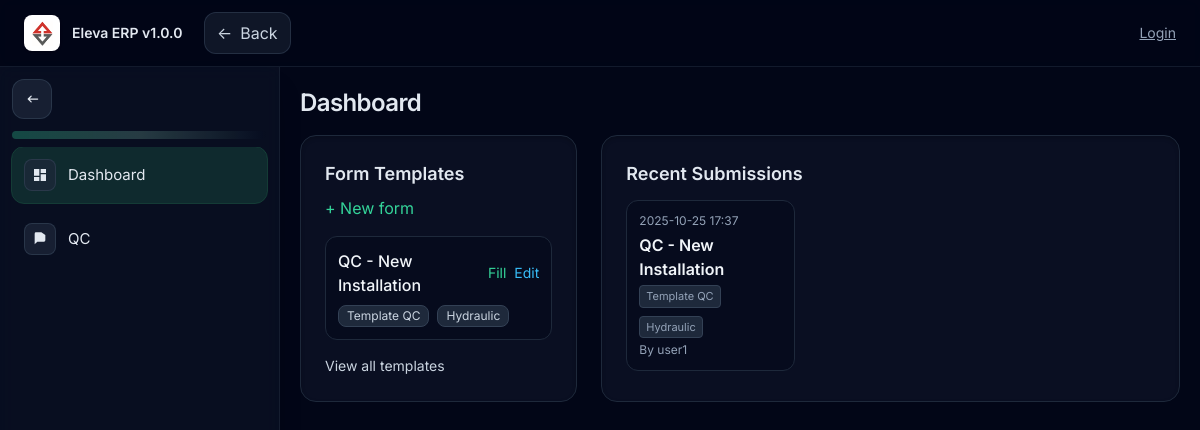
The page /dashboard (signed in) on the database its author committed.
### app.py (models this page shows)
class FormSchema(db.Model):
    __tablename__ = "form_schema"
    id = db.Column(db.Integer, primary_key=True)
    name = db.Column(db.String(120), unique=True, nullable=False)
    schema_json = db.Column(db.Text, nullable=False, default="[]")
    min_photos_if_all_good = db.Column(db.Integer, default=3)
    stage = db.Column(db.String(40), nullable=True)      # e.g., "Stage 1", "Completion", etc.
    lift_type = db.Column(db.String(40), nullable=True)  # e.g., "MRL", "Hydraulic", etc.

class Submission(db.Model):
    __tablename__ = "submission"
    id = db.Column(db.Integer, primary_key=True)
    form_id = db.Column(db.Integer, db.ForeignKey("form_schema.id"), nullable=False)
    submitted_by = db.Column(db.Integer, db.ForeignKey("user.id"), nullable=False)
    created_at = db.Column(db.DateTime, default=datetime.datetime.utcnow)
    data_json = db.Column(db.Text, nullable=False, default="{}")
    photos_json = db.Column(db.Text, nullable=False, default="[]")
    videos_json = db.Column(db.Text, nullable=False, default="[]")
    work_id = db.Column(db.Integer, nullable=True)
    form = db.relationship("FormSchema")
    user = db.relationship("User")

class User(UserMixin, db.Model):
    id = db.Column(db.Integer, primary_key=True)
    username = db.Column(db.String(80), unique=True, nullable=False)
    password = db.Column(db.String(120), nullable=False)

### app.py (the view)
@app.route("/dashboard")
@login_required
def dashboard():
    forms = FormSchema.query.all()
    subs = Submission.query.order_by(Submission.created_at.desc()).limit(10).all()
    return render_template("dashboard.html", forms=forms, submissions=subs, category_label=None)

### app.py (called while the page is built)
@login_manager.user_loader
def load_user(user_id):
    return db.session.get(User, int(user_id))

### templates/dashboard.html (shortened to what this page needs)
{% extends "base.html" %}
{% block content %}
<div class="grid md:grid-cols-3 gap-6">
  <div class="p-6 rounded-2xl bg-slate-900/60 border border-slate-800 shadow-inner shadow-black/20">
    <h3 class="text-lg font-semibold mb-2">Form Templates</h3>
    <a href="{{ url_for('forms_new') }}" class="text-emerald-400 hover:underline">+ New form</a>
    <ul class="mt-4 space-y-2">
      {% for f in forms %}
      <li class="border border-slate-800 rounded-xl px-3 py-3 bg-slate-950/40 hover:bg-slate-800/40 transition">
        <div class="flex items-center justify-between">
          <span class="font-medium text-slate-100">{{ f.name }}</span>
          <div class="flex gap-2 text-sm">
            <a class="text-emerald-400 hover:underline" href="{{ url_for('forms_fill', form_id=f.id) }}">Fill</a>
            <a class="text-sky-400 hover:underline" href="{{ url_for('forms_edit', form_id=f.id) }}">Edit</a>
          </div>
        </div>
        <div class="flex flex-wrap gap-2 text-xs text-slate-300 mt-2">
          {% if f.stage %}
            <span class="px-2 py-0.5 rounded-lg bg-slate-800 border border-slate-700">{{ f.stage }}</span>
          {% endif %}
          {% if f.lift_type %}
            <span class="px-2 py-0.5 rounded-lg bg-slate-800 border border-slate-700">{{ f.lift_type }}</span>
          {% endif %}
        </div>
      </li>
      {% else %}
      <li class="text-slate-400">No forms yet.</li>
      {% endfor %}
    </ul>
    <a href="{{ url_for('forms_list') }}" class="inline-block mt-4 text-slate-300 hover:underline text-sm">
      View all templates
    </a>
  </div>
  <div class="p-6 rounded-2xl bg-slate-900/60 border border-slate-800 md:col-span-2 shadow-inner shadow-black/20">
    <h3 class="text-lg font-semibold mb-3">Recent Submissions</h3>
    {% if submissions|length == 0 %}
      <div class="text-slate-400">No submissions yet.</div>
    {% else %}
      <div class="grid sm:grid-cols-2 lg:grid-cols-3 gap-3">
        {% for s in submissions %}
        <a href="{{ url_for('submission_view', sub_id=s.id) }}"
           class="block rounded-xl border border-slate-800 p-3 bg-slate-950/40 hover:bg-slate-800/60 transition">
          <div class="text-xs text-slate-400 mb-1">
            {{ s.created_at.strftime('%Y-%m-%d %H:%M') }}
          </div>
          <div class="font-semibold text-slate-100">{{ s.form.name }}</div>
          <div class="flex flex-wrap gap-2 text-[11px] text-slate-400 mt-1">
            {% if s.form.stage %}
              <span class="px-1.5 py-0.5 rounded bg-slate-800 border border-slate-700">{{ s.form.stage }}</span>
            {% endif %}
            {% if s.form.lift_type %}
              <span class="px-1.5 py-0.5 rounded bg-slate-800 border border-slate-700">{{ s.form.lift_type }}</span>
            {% endif %}
          </div>
          <div class="text-xs text-slate-400 mt-1">By {{ s.user.username }}</div>
        </a>
        {% endfor %}
      </div>
    {% endif %}
  </div>
</div>
{% endblock %}

### templates/base.html (shortened to what this page needs)
<!DOCTYPE html>
<html lang="en">
<head>
  <script src="https://cdn.tailwindcss.com"></script>
</head>
<body class="bg-slate-950 text-slate-200">
  <header class="sticky top-0 z-30 border-b border-slate-800/60 bg-slate-950/70 backdrop-blur supports-[backdrop-filter]:bg-slate-950/40">
    <div class="max-w-full px-4 sm:px-6 py-3 flex items-center gap-3">
      <div class="flex items-center gap-3 min-w-[160px]">
        <img src="{{ url_for('static', filename='logo.png') }}" alt="Eleva" class="w-9 h-9 rounded-lg shadow">
        <div class="text-sm leading-tight text-slate-200 font-semibold">Eleva ERP v1.0.0</div>
      </div>
      <a href="{{ request.referrer or url_for('dashboard') }}"
         class="ml-2 inline-flex items-center gap-2 text-slate-300 hover:text-white px-3 py-2 rounded-xl bg-slate-800/50 hover:bg-slate-700/60 border border-slate-700/60 animate-slide">
        <span>&larr;</span><span class="hidden sm:inline">Back</span>
      </a>
      <div class="ml-auto text-sm text-slate-400">
        {% if session.get('user') %}
          Logged in as <span class="font-medium text-slate-200">{{ session['user'] }}</span>
        {% else %}
          <a href="{{ url_for('login') }}" class="underline">Login</a>
        {% endif %}
      </div>
    </div>
  </header>
  <div id="app" class="min-h-[calc(100vh-56px)] grid grid-cols-[auto_1fr]">
    <aside id="sidebar"
           class="sidebar animate-slide bg-slate-900/70 backdrop-blur supports-[backdrop-filter]:bg-slate-900/50 sticky top-[56px] h-[calc(100vh-56px)] border-r border-slate-800/60 shadow-xl shadow-black/20">
      <div class="sticky top-0 z-20 px-3 pt-3 pb-2 bg-transparent">
        <button id="collapseBtn"
                class="tooltip group inline-flex items-center justify-center w-10 h-10 rounded-xl bg-slate-800/70 hover:bg-slate-700/70 border border-slate-700/70 animate-slide"
                aria-label="Collapse sidebar" type="button">
        </button>
        <div class="mt-3 h-2 rounded-xl bg-gradient-to-r from-emerald-400/30 via-emerald-200/20 to-transparent"></div>
      </div>
      <nav class="sidebar-menu px-3 pb-4 space-y-2 h-[calc(100vh-56px-64px)]">
        <a href="{{ url_for('dashboard') }}"
           class="nav-item flex items-center gap-3 px-3 py-3 animate-slide {% if request.endpoint == 'dashboard' %}active{% endif %}">
          <span class="inline-flex w-8 h-8 items-center justify-center rounded-lg bg-slate-800/70 border border-slate-700/70">
            <svg xmlns="http://www.w3.org/2000/svg" class="w-4 h-4" viewBox="0 0 24 24" fill="currentColor">
              <path d="M3 13h8V3H3v10zm0 8h8v-6H3v6zm10 0h8V11h-8v10zm0-18v6h8V3h-8z"/>
            </svg>
          </span>
          <span class="label text-[15px]">Dashboard</span>
        </a>
        <a href="{{ url_for('forms_list') }}"
           class="nav-item flex items-center gap-3 px-3 py-3 animate-slide {% if request.endpoint in ['forms_list','forms_edit','form_render','submission_view','forms_new','form_new','forms_create'] %}active{% endif %}">
          <span class="inline-flex w-8 h-8 items-center justify-center rounded-lg bg-slate-800/70 border border-slate-700/70">
            <svg xmlns="http://www.w3.org/2000/svg" class="w-4 h-4" viewBox="0 0 24 24" fill="currentColor">
              <path d="M14 2H6a2 2 0 0 0-2 2v16l4-4h10a2 2 0 0 0 2-2V6l-6-4z"/>
            </svg>
          </span>
          <span class="label text-[15px]">QC</span>
        </a>
      </nav>
    </aside>
    <main class="min-h-[calc(100vh-56px)]">
      <section class="p-5">
        {% set endpoint = request.endpoint or '' %}
        {% if endpoint == 'dashboard' %}
          {% set section_title = 'Dashboard' %}
        {% elif endpoint in ['forms_list','forms_edit','submission_view'] %}
          {% set section_title = 'QC' %}
        {% elif endpoint in ['forms_new','form_new','forms_create','form_render'] %}
          {% set section_title = 'QC - New form' %}
        {% else %}
          {% set section_title = 'Eleva ERP' %}
        {% endif %}
        <h1 class="text-2xl font-semibold mb-4 tracking-tight">{{ section_title }}</h1>
        {% block content %}{% endblock %}
      </section>
    </main>
  </div>
</body>
</html>

### templates/base.html (style rules this page uses)
:root { color-scheme: dark; }
html, body { height: 100%; }
body { font-family: Inter, system-ui, -apple-system, Segoe UI, Roboto, Ubuntu, Cantarell, Noto Sans, "Helvetica Neue", Arial, "Apple Color Emoji", "Segoe UI Emoji"; }
.animate-slide { transition: all 220ms cubic-bezier(.2,.8,.2,1); }
.sidebar { width: 280px; }
.sidebar-expanded .label { opacity: 1; transform: translateX(0); }
.nav-item { border-radius: 12px; }
.nav-item.active { background: rgba(60,195,120,0.16); outline: 1px solid rgba(60,195,120,0.25); }
.sidebar-menu { overflow: auto; }
.tooltip { position: relative; }

### rows shown on the page
FormSchema: name "QC - New Installation", stage "Template QC", lift_type "Hydraulic"
Submission: created_at "2025-10-25 17:37", form.name "QC - New Installation", form.stage "Template QC", form.lift_type "Hydraulic", user.username "user1"

### other values the page prints
{{ section_title }} "Dashboard"
